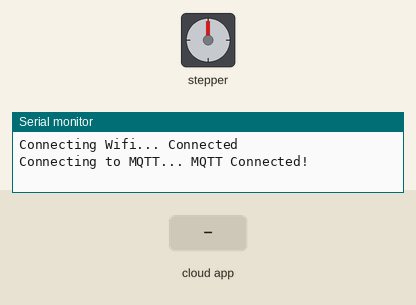
The sketch below on a simulated ESP8266 (Wemos D1 mini). On the bench: stepper motor, the last lines printed to the serial monitor. Wiring (inferred from the names in the program): stepper motor driver (200 steps per turn assumed): step GPIO 13; direction GPIO 0. The inputs (shaded band) are chosen by the test bench. WiFi joins after 1.5 s; servers stay silent unless stated; no MQTT or app messages arrive unless stated.

Above: at 2.7 s.
2.8 s: the phone or cloud app sets openclose to trigger
At 3.27 s:
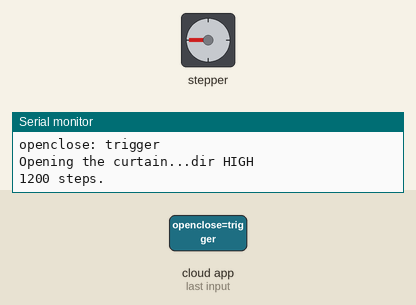
At 3.87 s:
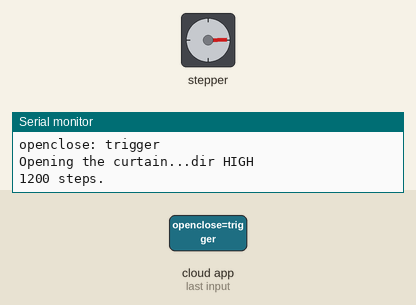
Timing chart, 0 to 6.7 s (numbered marks = the images above; inputs shaded):
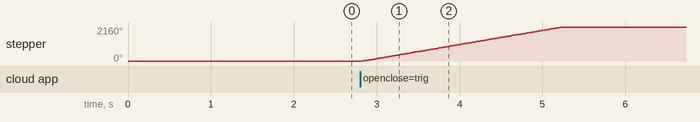

Measured:
- after the input at 2.8 s, stepper: turns 2160° clockwise in 2.4 s, starting at once

The sketch:

wemos.ino
```cpp
#include <ESP8266WiFi.h>
#include "Adafruit_MQTT.h"
#include "Adafruit_MQTT_Client.h"

#define WIFI_SSID "<Your Wifi Name>"
#define WIFI_PASS "<Your WiFi Password>"

#define MQTT_SERV "io.adafruit.com"
#define MQTT_PORT 1883
#define MQTT_NAME "<Your Adafruit IO Username>"
#define MQTT_PASS "<Your Adafruit IO Key>"

WiFiClient client;
Adafruit_MQTT_Client mqtt(&client, MQTT_SERV, MQTT_PORT, MQTT_NAME, MQTT_PASS);

// I named my adafruit feed "openclose"
Adafruit_MQTT_Subscribe openclose = Adafruit_MQTT_Subscribe(&mqtt, MQTT_NAME "/f/openclose");

boolean curtainOpen = false;

// Motor -------------------------

#define SLEEP 16 //6 actually enable
#define STEP 13 //4
#define DIR 0 //2

#define STEPS_PER_ROTATION 1200

//End of motor--------------------


void setup()
{
  Serial.begin(9600);

  //Connect to WiFi
  Serial.print("\n\nConnecting Wifi... ");
  WiFi.begin(WIFI_SSID, WIFI_PASS);
  while (WiFi.status() != WL_CONNECTED)
  {
    delay(500);
  }

  Serial.println("Connected");

  //Subscribe to the openclose topic
  mqtt.subscribe(&openclose);

  // Motor -------------------

  pinMode(SLEEP, OUTPUT);
  pinMode(STEP, OUTPUT);
  pinMode(DIR, OUTPUT);

  //end motor ---------------


}

void loop()
{

  //Connect/Reconnect to MQTT
  MQTT_connect();

  //Read from our subscription queue until we run out, or
  //wait up to 5 seconds for subscription to update
  Adafruit_MQTT_Subscribe * subscription;
  while ((subscription = mqtt.readSubscription(5000)))
  {
    //If we're in here, a subscription updated...
    if (subscription == &openclose)
    {
      //Print the new value to the serial monitor
      Serial.print("openclose: ");
      Serial.println((char*) openclose.lastread);

      //If the switch is triggered and the curtain is closed, open it
      //Otherwise, if the curtain is open, close the curtain.
      if (!strcmp((char*) openclose.lastread, "trigger") && !curtainOpen)
      {
        openCurtain();
        curtainOpen = true;
      }
      else if (!strcmp((char*) openclose.lastread, "trigger") && curtainOpen)
      {
        closeCurtain();
        curtainOpen = false;
      }
    }
  }

  // ping the server to keep the mqtt connection alive
  if (!mqtt.ping()) {
    mqtt.disconnect();
  }

}

void openCurtain() {
  Serial.print("Opening the curtain...");

  Serial.println(F("dir HIGH"));
  digitalWrite(DIR, HIGH);
  moveCurtain();
  Serial.println(F("SLEEP LOW"));
  digitalWrite(SLEEP, LOW);
  Serial.print("Done opening curtain.");

  //delay(1000);                  // waits for a second

}


void closeCurtain() {
  Serial.print("Closing the curtain...");

  Serial.println(F("dir LOW"));
  digitalWrite(DIR, LOW);
  moveCurtain();
  Serial.println(F("SLEEP LOW"));
  digitalWrite(SLEEP, LOW);
  Serial.print("Done closing curtain");

  //delay(1000);                  // waits for a second
}

// for the motor -------------

void stepNow(int totalSteps) {
  Serial.print(totalSteps);
  Serial.println(F(" steps."));

  int i;
  for (i = 0; i < totalSteps; ++i) {
    digitalWrite(STEP, HIGH);
    delay(1);
    digitalWrite(STEP, LOW);
    delay(1);
  }
}

//----------------------------


void moveCurtain() {
  delay(5);
  stepNow(STEPS_PER_ROTATION);
}

void MQTT_connect()
{
  int8_t ret;
  // Stop if already connected
  if (mqtt.connected())
  {
    return;
  }

  Serial.print("Connecting to MQTT... ");
  uint8_t retries = 3;
  while ((ret = mqtt.connect()) != 0) // connect will return 0 for connected
  {
    Serial.println(mqtt.connectErrorString(ret));
    Serial.println("Retrying MQTT connection in 5 seconds...");
    mqtt.disconnect();
    delay(5);  // wait 5 seconds
    retries--;
    if (retries == 0)
    {
      // basically die and wait for WDT to reset me
      while (1);
    }
  }
  Serial.println("MQTT Connected!");
}
```
